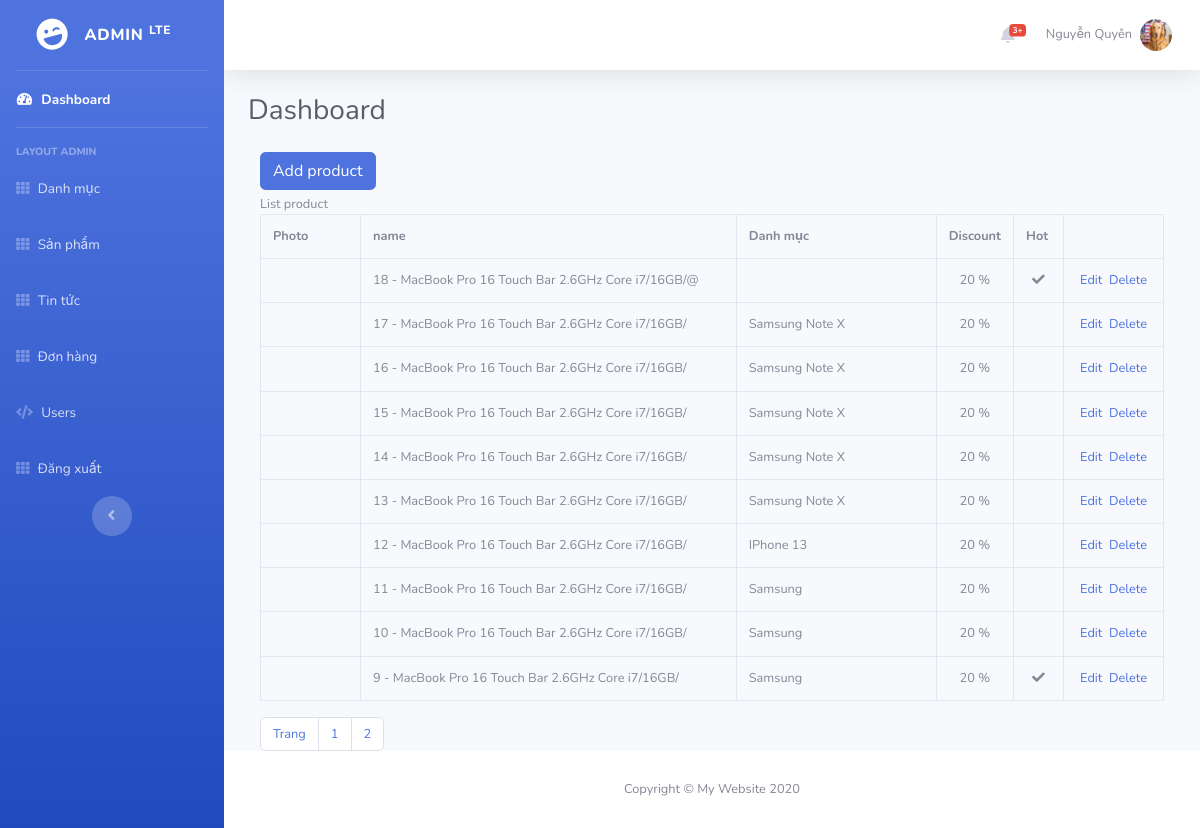
Page /admin/index.php?controller=products (signed in) on the committed database.
### tables this page shows
CREATE TABLE `products` (
  `id` int(11) NOT NULL,
  `name` varchar(500) NOT NULL,
  `description` varchar(4000) NOT NULL,
  `content` text NOT NULL,
  `hot` int(11) NOT NULL DEFAULT 0,
  `photo` varchar(500) NOT NULL,
  `price` float NOT NULL,
  `discount` int(11) NOT NULL,
  `category_id` int(11) NOT NULL
);

CREATE TABLE `categories` (
  `id` int(11) NOT NULL,
  `parent_id` int(11) NOT NULL,
  `name` varchar(500) NOT NULL,
  `displayhomepage` int(11) NOT NULL
);

### admin/controllers/ControllerProducts.php (called while the page is built, shortened)
<?php
	include "models/ModelProducts.php";
	class ControllerProducts extends Controller{
		public function index(){
			$recordPerPage = 10;
			$numPage = ceil($this->modelTotalRecord()/$recordPerPage);
			$data = $this->modelRead($recordPerPage);
			$this->loadView("ViewProducts.php",array("data"=>$data,"numPage"=>$numPage));
		}
	}
 ?>

### admin/models/ModelProducts.php (called while the page is built, shortened)
<?php
trait ModelProducts
{
	public function modelRead($recordPerPage)
	{
		$page = isset($_GET["page"]) && $_GET["page"] > 0 ? $_GET["page"] - 1 : 0;
		$from = $page * $recordPerPage;
		$conn = Connection::getInstance();
		$query = $conn->query("select * from products order by id desc limit $from, $recordPerPage");
		return $query->fetchAll();
	}
	public function modelTotalRecord()
	{
		$conn = Connection::getInstance();
		$query = $conn->query("select id from products");
		return $query->rowCount();
	}
	public function modelGetCategory($category_id)
	{
		$conn = Connection::getInstance();
		$query = $conn->query("select * from categories where id=$category_id");
		return $query->fetch();
	}
}

### admin/views/ViewProducts.php (the view, shortened to what this page needs)
<?php
    $this->fileLayout = "Layout.php";
 ?>
<div class="col-md-12">
    <div style="margin-bottom:5px;">
        <a href="index.php?controller=products&action=create" class="btn btn-primary">Add product</a>
    </div>
    <div class="panel panel-primary">
        <div class="panel-heading">List product</div>
        <div class="panel-body">
            <table class="table table-bordered table-hover">
                <tr>
                    <th style="width: 100px;">Photo</th>
                    <th>name</th>
                    <th style="width: 200px;">Danh mục</th>
                    <th style="width: 70px;">Discount</th>
                    <th style="width: 50px;">Hot</th>
                    <th style="width:100px;"></th>
                </tr>
                <?php
                    foreach($data as $rows):
                 ?>
                <tr>
                    <td>
                    </td>
                    <td><?php echo $rows->name; ?></td>
                    <td>
                        <?php
                            $category = $this->modelGetCategory($rows->category_id);
                            echo isset($category->name)?$category->name:"";
                         ?>
                    </td>
                    <td style="text-align: center;">
                        <?php echo $rows->discount; ?> %
                    </td>
                    <td style="text-align: center;">
                        <?php if(isset($rows->hot)&&$rows->hot == 1): ?>
                            <span class="fa fa-check"></span>
                        <?php endif; ?>
                    </td>
                    <td style="text-align:center;">
                        <a href="index.php?controller=products&action=update&id=<?php echo $rows->id; ?>">Edit</a>&nbsp;
                        <a href="index.php?controller=products&action=delete&id=<?php echo $rows->id; ?>" onclick="return window.confirm('Are you sure?');">Delete</a>
                    </td>
                </tr>
                <?php endforeach; ?>
            </table>
            <ul class="pagination">
                <li class="page-item"><a href="#" class="page-link">Trang</a></li>
                <?php for($i = 1; $i <= $numPage; $i++): ?>
                <li class="page-item"><a href="index.php?controller=products&page=<?php echo $i; ?>" class="page-link"><?php echo $i; ?></a></li>
                <?php endfor; ?>
            </ul>
        </div>
    </div>
</div>

### admin/index.php (shortened to what this page needs)
<?php
	include "../application/Controller.php";
 ?>
 <?php
 	$controller = isset($_GET["controller"])?$_GET["controller"]:"Home";
 	$action = isset($_GET["action"])?$_GET["action"]:"index";
 	$controllerFile = "controllers/Controller".$controller.".php";
 	if(file_exists($controllerFile)){
 		$obj = new $controllerClass();
 		$obj->$action();
 	}else die("File controller không tồn tại");
 ?>

### application/Controller.php (shortened to what this page needs)
<?php
	class Controller{
		public $fileLayout = NULL;
		public function loadView($fileName,$data=NULL){
			if(file_exists("views/$fileName")){
					include "views/$fileName";
					$this->view = ob_get_contents();
				if($this->fileLayout != NULL)
					include "views/$this->fileLayout";
				else
					echo $this->view;
			}
		}
	}
 ?>

### admin/views/Layout.php (shortened to what this page needs)
<!DOCTYPE html>
<html lang="en">
<head>
    <link href="../assets/admin/layout1/vendor/fontawesome-free/css/all.min.css" rel="stylesheet" type="text/css">
    <link href="../assets/admin/layout1/css/sb-admin-2.min.css" rel="stylesheet">
</head>
<body id="page-top">
    <div id="wrapper">
        <ul class="navbar-nav bg-gradient-primary sidebar sidebar-dark accordion" id="accordionSidebar">
            <a class="sidebar-brand d-flex align-items-center justify-content-center" href="index.html">
                <div class="sidebar-brand-icon rotate-n-15">
                    <i class="fas fa-laugh-wink"></i>
                </div>
                <div class="sidebar-brand-text mx-3">Admin <sup>LTE</sup></div>
            </a>
            <hr class="sidebar-divider my-0">
            <li class="nav-item active">
                <a class="nav-link" href="index.php">
                    <i class="fas fa-fw fa-tachometer-alt"></i>
                    <span>Dashboard</span></a>
            </li>
            <hr class="sidebar-divider">
            <div class="sidebar-heading">
                Layout Admin
            </div>
            <li class="nav-item">
                <a class="nav-link collapsed" href="index.php?controller=categories" >
                    <i class="fa fa-th"></i>
                    <span>Danh mục</span>
                </a>
            </li>
            <li class="nav-item">
                <a class="nav-link collapsed" href="index.php?controller=products" >
                    <i class="fa fa-th"></i>
                    <span>Sản phẩm</span>
                </a>
            </li>
            <li class="nav-item">
                <a class="nav-link collapsed" href="index.php?controller=news" >
                    <i class="fa fa-th"></i>
                    <span>Tin tức</span>
                </a>
            </li>
            <li class="nav-item">
                <a class="nav-link collapsed" href="index.php?controller=orders" >
                    <i class="fa fa-th"></i>
                    <span>Đơn hàng</span>
                </a>
            </li>
            <li class="nav-item">
                <a class="nav-link collapsed" href="index.php?controller=users" >
                    <i class="fa fa-code"></i>
                    <span>Users</span>
                </a>
            </li>
            <li class="nav-item">
                <a class="nav-link collapsed" href="index.php?controller=login&action=logout" >
                    <i class="fa fa-th"></i>
                    <span>Đăng xuất</span>
                </a>
            </li>
            <div class="text-center d-none d-md-inline">
                <button class="rounded-circle border-0" id="sidebarToggle"></button>
            </div>
        </ul>
        <div id="content-wrapper" class="d-flex flex-column">
            <div id="content">
                <nav class="navbar navbar-expand navbar-light bg-white topbar mb-4 static-top shadow">
                    <ul class="navbar-nav ml-auto">
                        <li class="nav-item dropdown no-arrow mx-1">
                            <a class="nav-link dropdown-toggle" href="#" id="alertsDropdown" role="button"
                                data-toggle="dropdown" aria-haspopup="true" aria-expanded="false">
                                <i class="fas fa-bell fa-fw"></i>
                                <span class="badge badge-danger badge-counter">3+</span>
                            </a>
                        </li>
                        <li class="nav-item dropdown no-arrow">
                            <a class="nav-link dropdown-toggle" href="#" id="userDropdown" role="button"
                                data-toggle="dropdown" aria-haspopup="true" aria-expanded="false">
                                <span class="mr-2 d-none d-lg-inline text-gray-600 small">Nguyễn Quyên</span>
                                <img class="img-profile rounded-circle"
                                    src="../assets/admin/layout1/img/user2-160x160.jpg">
                            </a>
                        </li>
                    </ul>
                </nav>
                <div class="container-fluid" style="font-size:80%;">
                    <div class="d-sm-flex align-items-center justify-content-between mb-4">
                        <h1 class="h3 mb-0 text-gray-800">Dashboard</h1>
                    </div>
                    <section class="content">
                        <?php echo $this->view; ?>
                    </section>
                </div>
            </div>
            <footer class="sticky-footer bg-white">
                <div class="container my-auto">
                    <div class="copyright text-center my-auto">
                        <span>Copyright &copy; My Website 2020</span>
                    </div>
                </div>
            </footer>
        </div>
    </div>
</body>
</html>

### admin/views/ViewProducts.php (style rules this page uses)
.pagination { padding:0px; margin:0px; }

### rows in the picture
products: name "18 - MacBook Pro 16 Touch Bar 2.6GHz Core i7/16GB/@", discount "20", hot 1 (drawn)
products: name "17 - MacBook Pro 16 Touch Bar 2.6GHz Core i7/16GB/", category.name "Samsung Note X", discount "20"
products: name "16 - MacBook Pro 16 Touch Bar 2.6GHz Core i7/16GB/", category.name "Samsung Note X", discount "20"
products: name "15 - MacBook Pro 16 Touch Bar 2.6GHz Core i7/16GB/", category.name "Samsung Note X", discount "20"
products: name "14 - MacBook Pro 16 Touch Bar 2.6GHz Core i7/16GB/", category.name "Samsung Note X", discount "20"
products: name "13 - MacBook Pro 16 Touch Bar 2.6GHz Core i7/16GB/", category.name "Samsung Note X", discount "20"
products: name "12 - MacBook Pro 16 Touch Bar 2.6GHz Core i7/16GB/", category.name "IPhone 13", discount "20"
products: name "11 - MacBook Pro 16 Touch Bar 2.6GHz Core i7/16GB/", category.name "Samsung", discount "20"
products: name "10 - MacBook Pro 16 Touch Bar 2.6GHz Core i7/16GB/", category.name "Samsung", discount "20"
products: name "9 - MacBook Pro 16 Touch Bar 2.6GHz Core i7/16GB/", category.name "Samsung", discount "20", hot 1 (drawn)
